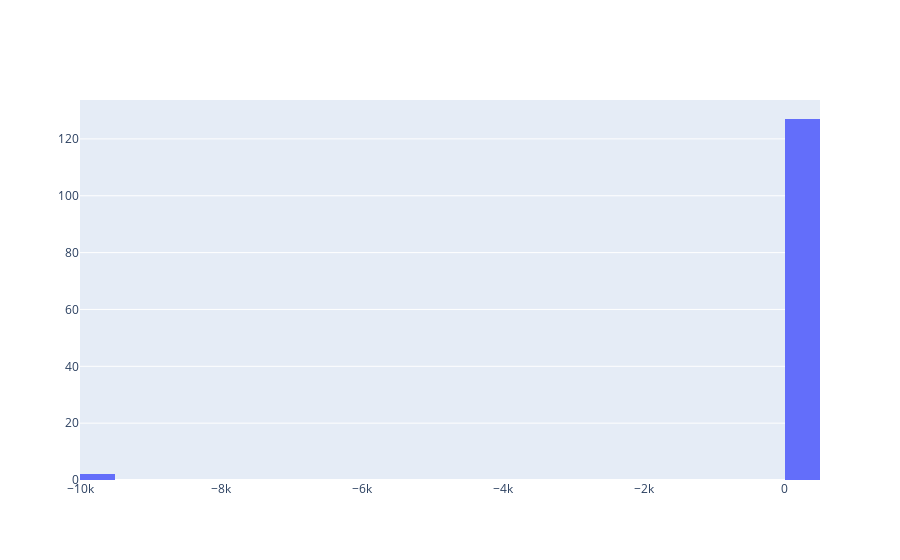

Write notebook code for a chart like this one.
### Markdown cell above
## Data Cleansing

Looks like NOAA already has some good quality control, but what about those `-9999`s? If we keep them in, they'll mess up any calculations or visualizations we make. Let's take a look at what we mean by creating a <a href="https://plotly.com/python/histograms/">histogram</a>. Histograms are useful because it allows us to see the distribution of our dataset. It can answer questions like:

* What is the range (the minimum and the maximum)?
* What is the spread?
 * Is it evenly distributed across the range or are certain values more common than others?
* Is the data skewed (is it more concentrated on the right side or the left)?

However, when there are uncleaned values, this can quickly remove the usefulness of these graphs. Let's take a look using <a href="https://plotly.com/python/histograms/#histograms-with-gohistogram">Plotly Graph Objects</a>. Plotly can't directly access data stored on the GPU, so we'll bring it back to the host with <a href="https://docs.rapids.ai/api/cudf/stable/api.html?highlight=to_array#cudf.core.series.Series.to_array">to_array</a>.

### Code cell
import plotly.graph_objects as go

fig = go.Figure(data=[go.Histogram(x=aqc_df["HR00Val"].to_array())])
fig.show()

### Figure 1 — Plotly figure (JSON) as saved in the notebook; plotly's stock layout.template omitted (floating-point values rounded to 4 significant figures; data arrays with more than 128 entries replaced by an {"elided": "..."} marker saying what was removed)
{"data": [{"type": "histogram", "x": {"elided": "129 int values"}}], "layout": {"autosize": true, "xaxis": {"autorange": true, "range": [-10000.0, 499.5], "type": "linear"}, "yaxis": {"autorange": true, "range": [0, 133.7]}}}
